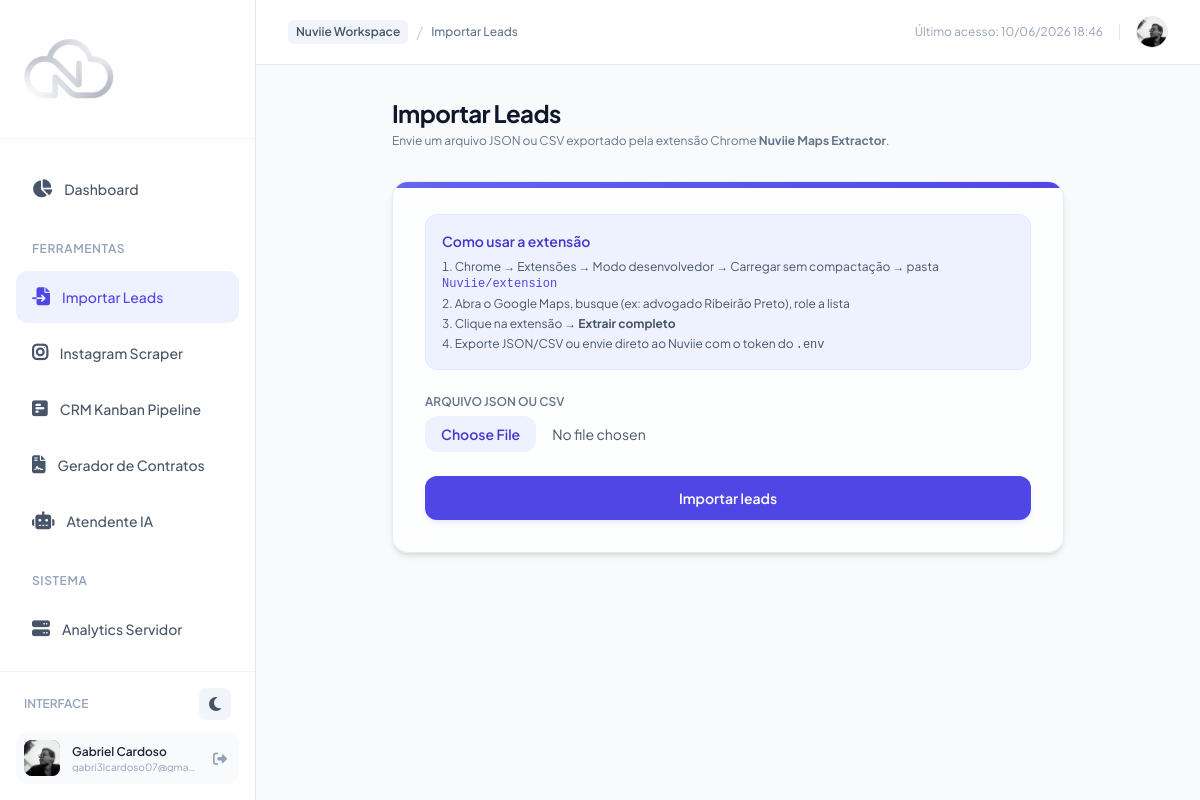
Page /leads/import/ (signed in) on the committed database.
### authentication/models.py (models this page shows, shortened)
class CustomUser(AbstractUser):
    email = models.EmailField(unique=True)
    phone_number = models.CharField(max_length=20, blank=True, null=True, unique=True)
    profile_picture = models.ImageField(upload_to='profile_pics/', blank=True, null=True)
    whatsapp_otp = models.CharField(max_length=6, blank=True, null=True)
    whatsapp_otp_created_at = models.DateTimeField(blank=True, null=True)
    face_encoding = models.BinaryField(null=True, blank=True)
    face_login_enabled = models.BooleanField(default=False)
    USERNAME_FIELD = 'email'
    REQUIRED_FIELDS = ['username']

### leads/views.py (the view, shortened to what this page needs)
# urls.py: path('leads/import/', views.import_leads_view, name='import_leads'),
@login_required
def import_leads_view(request):
    return render(request, 'leads/import_leads.html', {'current_page': 'import_leads'})

### templates/leads/import_leads.html (shortened to what this page needs)
{% extends 'base.html' %}
{% block content %}
<div class="max-w-2xl mx-auto">
    <div class="mb-8">
        <h1 class="text-2xl font-bold tracking-tight text-slate-900 dark:text-white">Importar Leads</h1>
        <p class="text-xs text-slate-500 dark:text-slate-400 mt-1">
            Envie um arquivo JSON ou CSV exportado pela extensão Chrome <strong>Nuviie Maps Extractor</strong>.
        </p>
    </div>
    <div class="glass-panel rounded-2xl p-8 shadow-md relative overflow-hidden">
        <div class="absolute top-0 left-0 right-0 h-1.5 gradient-bg-primary"></div>
        <div class="mb-6 p-4 rounded-xl bg-indigo-50 dark:bg-indigo-950/30 border border-indigo-100 dark:border-indigo-900/50 text-sm text-slate-600 dark:text-slate-300">
            <p class="font-semibold text-indigo-700 dark:text-indigo-300 mb-2">Como usar a extensão</p>
            <ol class="list-decimal list-inside space-y-1 text-xs">
                <li>Chrome → Extensões → Modo desenvolvedor → Carregar sem compactação → pasta <code class="text-indigo-600">Nuviie/extension</code></li>
                <li>Abra o Google Maps, busque (ex: advogado Ribeirão Preto), role a lista</li>
                <li>Clique na extensão → <strong>Extrair completo</strong></li>
                <li>Exporte JSON/CSV ou envie direto ao Nuviie com o token do <code>.env</code></li>
            </ol>
        </div>
        <form method="POST" enctype="multipart/form-data" class="space-y-6">
            <div>
                <label for="file" class="block text-xs font-semibold text-slate-500 dark:text-slate-400 mb-1.5 uppercase">Arquivo JSON ou CSV</label>
                <input type="file" name="file" id="file" accept=".json,.csv" required
                       class="block w-full text-sm text-slate-600 file:mr-4 file:py-2 file:px-4 file:rounded-xl file:border-0 file:text-sm file:font-semibold file:bg-indigo-50 file:text-indigo-700 hover:file:bg-indigo-100">
            </div>
            <button type="submit"
                    class="w-full py-3 px-4 bg-indigo-600 hover:bg-indigo-700 text-white rounded-xl text-sm font-semibold shadow-md shadow-indigo-500/10 transition">
                Importar leads
            </button>
        </form>
    </div>
</div>
{% endblock %}

### templates/base.html (shortened to what this page needs)
<!DOCTYPE html>
<html lang="pt-BR" class="h-full">
<head>
    <script src="https://cdn.tailwindcss.com"></script>
    <link rel="stylesheet" href="https://cdnjs.cloudflare.com/ajax/libs/font-awesome/6.4.2/css/all.min.css">
    {% load static %}
    <link rel="stylesheet" href="{% static 'css/custom.css' %}">
</head>
<body class="h-full bg-slate-50 dark:bg-slate-950 text-slate-800 dark:text-slate-100 flex flex-col md:flex-row overflow-hidden"
      x-data="{
        darkMode: localStorage.getItem('theme') === 'dark',
        sidebarOpen: false,
        toggleTheme() {
            this.darkMode = !this.darkMode;
            localStorage.setItem('theme', this.darkMode ? 'dark' : 'light');
            if (this.darkMode) {
                document.documentElement.classList.add('dark');
            } else {
                document.documentElement.classList.remove('dark');
            }
        }
      }">
    <aside class="fixed inset-y-0 left-0 transform -translate-x-full md:relative md:translate-x-0 transition duration-200 ease-in-out z-40 w-64 flex flex-col bg-white dark:bg-slate-900 border-r border-slate-200 dark:border-slate-800 h-full shrink-0"
           :class="sidebarOpen ? 'translate-x-0' : '-translate-x-full md:translate-x-0'">
        <div class="hidden md:flex items-center px-6 py-6 border-b border-slate-100 dark:border-slate-800">
            <div class="flex items-center space-x-3 w-15 h-15">
                <img src="{% static 'imgs/logo_branca.png' %}" alt="logo" class="w-[90px] h-[90px]" >
            </div>
        </div>
        <nav class="flex-1 px-4 py-6 space-y-1 overflow-y-auto">
            {% if user.is_authenticated %}
            <a href="{% url 'dashboard' %}" class="flex items-center space-x-3 px-4 py-3 rounded-xl transition font-medium text-sm {% if current_page == 'dashboard' %} bg-indigo-50 dark:bg-indigo-950/40 text-indigo-600 dark:text-indigo-400 {% else %} text-slate-600 dark:text-slate-400 hover:bg-slate-50 dark:hover:bg-slate-800/50 hover:text-slate-900 dark:hover:text-slate-100 {% endif %}">
                <i class="fa-solid fa-chart-pie text-lg"></i>
                <span>Dashboard</span>
            </a>
            <div class="pt-4 pb-2">
                <span class="px-4 text-xs font-semibold tracking-wider text-slate-400 dark:text-slate-500 uppercase">Ferramentas</span>
            </div>
            <a href="{% url 'import_leads' %}" class="flex items-center space-x-3 px-4 py-3 rounded-xl transition font-medium text-sm {% if current_page == 'import_leads' %} bg-indigo-50 dark:bg-indigo-950/40 text-indigo-600 dark:text-indigo-400 {% else %} text-slate-600 dark:text-slate-400 hover:bg-slate-50 dark:hover:bg-slate-800/50 hover:text-slate-900 dark:hover:text-slate-100 {% endif %}">
                <i class="fa-solid fa-file-import text-lg"></i>
                <span>Importar Leads</span>
            </a>
            <a href="{% url 'instagram_scraper' %}" class="flex items-center space-x-3 px-4 py-3 rounded-xl transition font-medium text-sm {% if current_page == 'instagram_scraper' %} bg-indigo-50 dark:bg-indigo-950/40 text-indigo-600 dark:text-indigo-400 {% else %} text-slate-600 dark:text-slate-400 hover:bg-slate-50 dark:hover:bg-slate-800/50 hover:text-slate-900 dark:hover:text-slate-100 {% endif %}">
                <i class="fa-brands fa-instagram text-lg font-bold"></i>
                <span>Instagram Scraper</span>
            </a>
            <a href="{% url 'kanban' %}" class="flex items-center space-x-3 px-4 py-3 rounded-xl transition font-medium text-sm {% if current_page == 'kanban' %} bg-indigo-50 dark:bg-indigo-950/40 text-indigo-600 dark:text-indigo-400 {% else %} text-slate-600 dark:text-slate-400 hover:bg-slate-50 dark:hover:bg-slate-800/50 hover:text-slate-900 dark:hover:text-slate-100 {% endif %}">
                <i class="fa-solid fa-square-poll-horizontal text-lg"></i>
                <span>CRM Kanban Pipeline</span>
            </a>
            <a href="{% url 'template_list' %}" class="flex items-center space-x-3 px-4 py-3 rounded-xl transition font-medium text-sm {% if current_page == 'contracts' %} bg-indigo-50 dark:bg-indigo-950/40 text-indigo-600 dark:text-indigo-400 {% else %} text-slate-600 dark:text-slate-400 hover:bg-slate-50 dark:hover:bg-slate-800/50 hover:text-slate-900 dark:hover:text-slate-100 {% endif %}">
                <i class="fa-solid fa-file-contract text-lg"></i>
                <span>Gerador de Contratos</span>
            </a>
            <a href="{% url 'chat' %}" class="flex items-center space-x-3 px-4 py-3 rounded-xl transition font-medium text-sm {% if current_page == 'chat' %} bg-indigo-50 dark:bg-indigo-950/40 text-indigo-600 dark:text-indigo-400 {% else %} text-slate-600 dark:text-slate-400 hover:bg-slate-50 dark:hover:bg-slate-800/50 hover:text-slate-900 dark:hover:text-slate-100 {% endif %}">
                <i class="fa-solid fa-robot text-lg"></i>
                <span>Atendente IA</span>
            </a>
            <div class="pt-4 pb-2">
                <span class="px-4 text-xs font-semibold tracking-wider text-slate-400 dark:text-slate-500 uppercase">Sistema</span>
            </div>
            <a href="{% url 'monitoring_analytics' %}" class="flex items-center space-x-3 px-4 py-3 rounded-xl transition font-medium text-sm {% if current_page == 'monitoring' %} bg-indigo-50 dark:bg-indigo-950/40 text-indigo-600 dark:text-indigo-400 {% else %} text-slate-600 dark:text-slate-400 hover:bg-slate-50 dark:hover:bg-slate-800/50 hover:text-slate-900 dark:hover:text-slate-100 {% endif %}">
                <i class="fa-solid fa-server text-lg"></i>
                <span>Analytics Servidor</span>
            </a>
            <a href="{% url 'audit_history' %}" class="flex items-center space-x-3 px-4 py-3 rounded-xl transition font-medium text-sm {% if current_page == 'audit_history' %} bg-indigo-50 dark:bg-indigo-950/40 text-indigo-600 dark:text-indigo-400 {% else %} text-slate-600 dark:text-slate-400 hover:bg-slate-50 dark:hover:bg-slate-800/50 hover:text-slate-900 dark:hover:text-slate-100 {% endif %}">
            </a>
            {% endif %}
        </nav>
        {% if user.is_authenticated %}
        <div class="px-4 py-4 border-t border-slate-100 dark:border-slate-800 flex flex-col space-y-3 shrink-0">
            <div class="flex items-center justify-between px-2">
                <span class="text-xs text-slate-400 dark:text-slate-500 font-semibold uppercase">Interface</span>
                <button @click="toggleTheme()" class="w-8 h-8 rounded-lg flex items-center justify-center bg-slate-100 dark:bg-slate-800 hover:bg-slate-200 dark:hover:bg-slate-700 text-slate-600 dark:text-slate-300 transition focus:outline-none">
                    <i class="fa-solid" :class="darkMode ? 'fa-sun text-yellow-400' : 'fa-moon'"></i>
                </button>
            </div>
            <div class="flex items-center space-x-3 p-2 rounded-xl bg-slate-50 dark:bg-slate-800/40">
                <div class="relative w-9 h-9 rounded-lg overflow-hidden bg-indigo-500 flex items-center justify-center text-white font-semibold shadow-inner shrink-0">
                    {% if user.profile_picture %}
                        <img src="{{ user.profile_picture.url }}" alt="Profile" class="w-full h-full object-cover">
                    {% else %}
                        {{ user.first_name|default:user.username|slice:":1"|upper }}
                    {% endif %}
                </div>
                <div class="flex flex-col min-w-0 flex-1">
                    <span class="text-xs font-semibold text-slate-800 dark:text-slate-200 truncate">{{ user.first_name }} {{ user.last_name }}</span>
                    <span class="text-[10px] text-slate-400 dark:text-slate-500 truncate leading-none mt-0.5">{{ user.email }}</span>
                </div>
                <a href="{% url 'logout' %}" class="text-slate-400 hover:text-red-500 dark:hover:text-red-400 p-1 rounded transition" title="Sair">
                    <i class="fa-solid fa-right-from-bracket text-sm"></i>
                </a>
            </div>
        </div>
        {% endif %}
    </aside>
    <main class="flex-1 flex flex-col overflow-hidden">
        <header class="hidden md:flex items-center justify-between px-8 py-4 bg-white dark:bg-slate-900 border-b border-slate-200 dark:border-slate-800 shrink-0">
            <div class="flex items-center space-x-2">
                <span class="text-xs font-semibold px-2 py-1 bg-slate-100 dark:bg-slate-800 text-slate-600 dark:text-slate-400 rounded-md">Nuviie Workspace</span>
                <span class="text-slate-300 dark:text-slate-700">/</span>
                <span class="text-xs font-medium text-slate-500 dark:text-slate-400 capitalize">
                    {% if current_page == 'dashboard' %}Dashboard
                    {% elif current_page == 'import_leads' %}Importar Leads
                    {% elif current_page == 'instagram_scraper' %}Instagram Scraper
                    {% elif current_page == 'kanban' %}CRM Kanban
                    {% elif current_page == 'contracts' %}Gerador de Contratos
                    {% elif current_page == 'chat' %}Atendente IA
                    {% elif current_page == 'monitoring' %}Analytics Servidor
                    {% elif current_page == 'audit_history' %}Histórico
                    {% else %}Minha Conta{% endif %}
                </span>
            </div>
            <div class="flex items-center space-x-4">
                <span class="text-xs text-slate-400 dark:text-slate-500">Último acesso: {% now "d/m/Y H:i" %}</span>
                <a href="{% url 'profile' %}" class="flex items-center space-x-2 hover:opacity-85 transition">
                    <div class="w-8 h-8 rounded-full bg-slate-100 dark:bg-slate-800 flex items-center justify-center overflow-hidden border border-slate-200 dark:border-slate-700">
                        {% if user.profile_picture %}
                            <img src="{{ user.profile_picture.url }}" alt="Profile" class="w-full h-full object-cover">
                        {% else %}
                            <i class="fa-solid fa-user text-slate-400 text-xs"></i>
                        {% endif %}
                    </div>
                </a>
            </div>
        </header>
        <div class="flex-1 overflow-y-auto p-6 md:p-8 relative">
            {% block content %}{% endblock %}
        </div>
    </main>
</body>
</html>

### static/css/custom.css (style rules this page uses)
body { font-family: 'Plus Jakarta Sans', sans-serif; transition: background-color 0.3s ease, border-color 0.3s ease; }
.glass-panel { background: rgba(255, 255, 255, 0.75); backdrop-filter: blur(12px); -webkit-backdrop-filter: blur(12px); border: 1px solid rgba(226, 232, 240, 0.8); }
.gradient-bg-primary { background: linear-gradient(135deg, #6366f1 0%, #4f46e5 100%); }

### rows in the picture
CustomUser: profile_picture (picture), first_name "Gabriel", last_name "Cardoso", email "gabri3lcardoso07@gma…"
